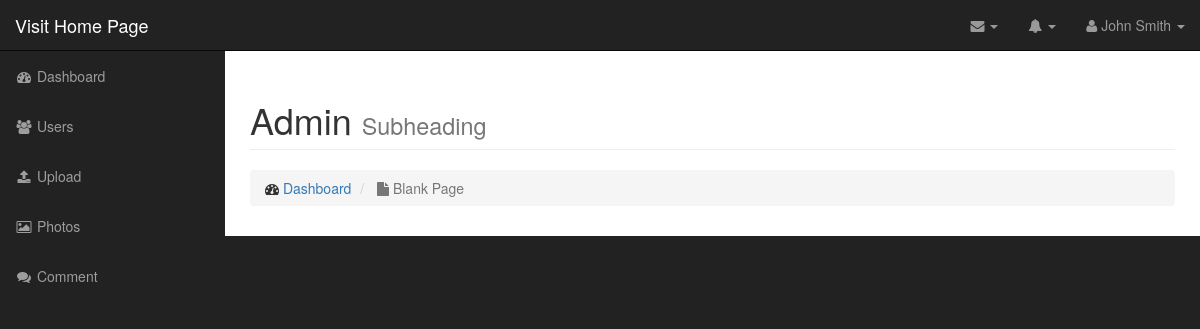
/admin/index.php (signed in), run on an earlier commit of the app's database.
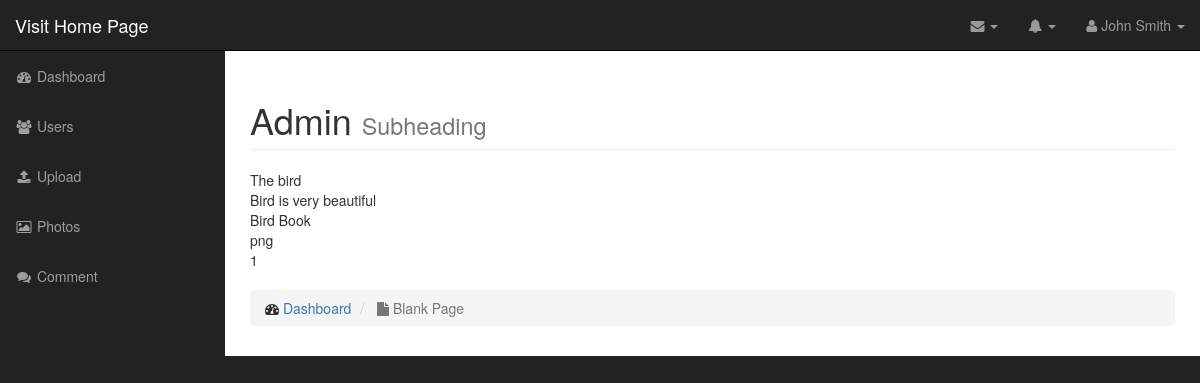
And on a later commit of the database.
### tables this page shows
CREATE TABLE `photos` (
  `id` int(11) NOT NULL,
  `title` varchar(255) NOT NULL,
  `description` text NOT NULL,
  `filename` varchar(255) NOT NULL,
  `type` varchar(255) NOT NULL,
  `size` int(11) NOT NULL
);

### admin/includes/database.php (called while the page is built, shortened)
<?php
class Database {
	public $connection;
	public function open_db_connection(){
		$this->connection = new mysqli(DB_HOST, DB_USER, DB_PASS, DB_NAME);
	}
	public function query($sql){
		$result = $this->connection->query($sql);
		return $result;
	}
}
$database = new Database();
?>

### admin/includes/db_object.php (called while the page is built, shortened)
<?php
class Db_object {
	protected static $db_table;
	public static function find_all() {
		return static::find_by_query("SELECT * FROM " . static::$db_table);
	}
	public static function find_by_query($sql) {
		global $database;
		$result = $database->query($sql);
		$the_object_array = array();
		while($row = mysqli_fetch_array($result)){
			$the_object_array[] = static::instantiation($row);
		}
		return $the_object_array;
	}
	public static function instantiation($the_record) {
		$the_object = new $calling_class;
        foreach ($the_record as $the_attribute => $value) {
        	if($the_object->has_the_attribute($the_attribute)){
        		$the_object->$the_attribute = $value;
        	}
        }
        return $the_object;
	}
	private function has_the_attribute($the_attribute) {
		$properties = get_object_vars($this);
		return array_key_exists($the_attribute, $properties);
	}
}
?>

### admin/includes/admin_content.php (the view)
<div class="container-fluid">
                <div class="row">
                    <div class="col-lg-12">
                        <h1 class="page-header">
                            Admin
                            <small>Subheading</small>
                        </h1>
                        <?php
                        $photos = Photo::find_all();
                        foreach ($photos as $photo) {
                            echo $photo->title . "<br>";
                            echo $photo->description . "<br>";
                            echo $photo->filename . "<br>";
                            echo $photo->type . "<br>";
                            echo $photo->size . "<br>";
                            echo "<br>";
                        }
                        ?>
                        <ol class="breadcrumb">
                            <li>
                                <i class="fa fa-dashboard"></i>  <a href="index.html">Dashboard</a>
                            </li>
                            <li class="active">
                                <i class="fa fa-file"></i> Blank Page
                            </li>
                        </ol>
                    </div>
                </div>
            </div>
        </div>

### admin/includes/admin_header.php (shortened to what this page needs)
<!DOCTYPE html>
<html lang="en">
<head>
    <link href="css/bootstrap.min.css" rel="stylesheet">
    <link href="css/sb-admin.css" rel="stylesheet">
    <link href="font-awesome/css/font-awesome.min.css" rel="stylesheet" type="text/css">
</head>
<body>
    <div id="wrapper">

### admin/includes/admin_top_nav.php (shortened to what this page needs)
<nav class="navbar navbar-inverse navbar-fixed-top" role="navigation">
    <div class="navbar-header">
        <a class="navbar-brand" href="../index.php">Visit Home Page</a>
    </div>
    <ul class="nav navbar-right top-nav">
        <li class="dropdown">
            <a href="#" class="dropdown-toggle" data-toggle="dropdown"><i class="fa fa-envelope"></i> <b class="caret"></b></a>
        </li>
        <li class="dropdown">
            <a href="#" class="dropdown-toggle" data-toggle="dropdown"><i class="fa fa-bell"></i> <b class="caret"></b></a>
        </li>
        <li class="dropdown">
            <a href="#" class="dropdown-toggle" data-toggle="dropdown"><i class="fa fa-user"></i> John Smith <b class="caret"></b></a>
        </li>
    </ul>

### admin/includes/admin_side_nav.php
<div class="collapse navbar-collapse navbar-ex1-collapse">
    <ul class="nav navbar-nav side-nav">
        <li>
            <a href="index.php"><i class="fa fa-fw fa-dashboard"></i> Dashboard</a>
        </li>
        <li>
            <a href="users.php"><i class="fa fa-fw fa-users"></i> Users</a>
        </li>
        <li>
            <a href="upload.php"><i class="fa fa-fw fa-upload"></i> Upload</a>
        </li>
        <li>
            <a href="photos.php"><i class="fa fa-fw fa-picture-o"></i> Photos</a>
        </li>
        <li>
            <a href="comments.php"><i class="fa fa-fw fa-comments"></i> Comment</a>
        </li>
    </ul>
</div>

### admin/index.php (shortened to what this page needs)
<?php include("includes/admin_header.php"); ?>
            <?php include("includes/admin_top_nav.php"); ?>
            <?php include("includes/admin_side_nav.php"); ?>
        </nav>
        <div id="page-wrapper">
            <?php include("includes/admin_content.php"); ?>
  <?php include("includes/admin_footer.php"); ?>

### admin/includes/admin_footer.php (shortened to what this page needs)
  </div>
</body>
</html>

### admin/css/sb-admin.css (style rules this page uses)
body { margin-top: 100px; background-color: #222; }
@media (min-width:768px) { body { margin-top: 50px; } }
#wrapper { padding-left: 0; }
#page-wrapper { width: 100%; padding: 0; background-color: #fff; }
@media (min-width:768px) { #wrapper { padding-left: 225px; } }
@media (min-width:768px) { #page-wrapper { padding: 10px; } }
.top-nav { padding: 0 15px; }
.top-nav>li { display: inline-block; float: left; }
.top-nav>li>a { padding-top: 15px; padding-bottom: 15px; line-height: 20px; color: #999; }
@media (min-width:768px) { .side-nav { position: fixed; top: 51px; left: 225px; width: 225px; margin-left: -225px; border: none; border-radius: 0; overflow-y: auto; background-color: #222; } }
@media (min-width:768px) { .side-nav>li>a { width: 225px; } }

What changed in the data, as far as the page shows it:
added photos: title "The bird", description "Bird is very beautiful", filename "Bird Book", type "png", size "1"
